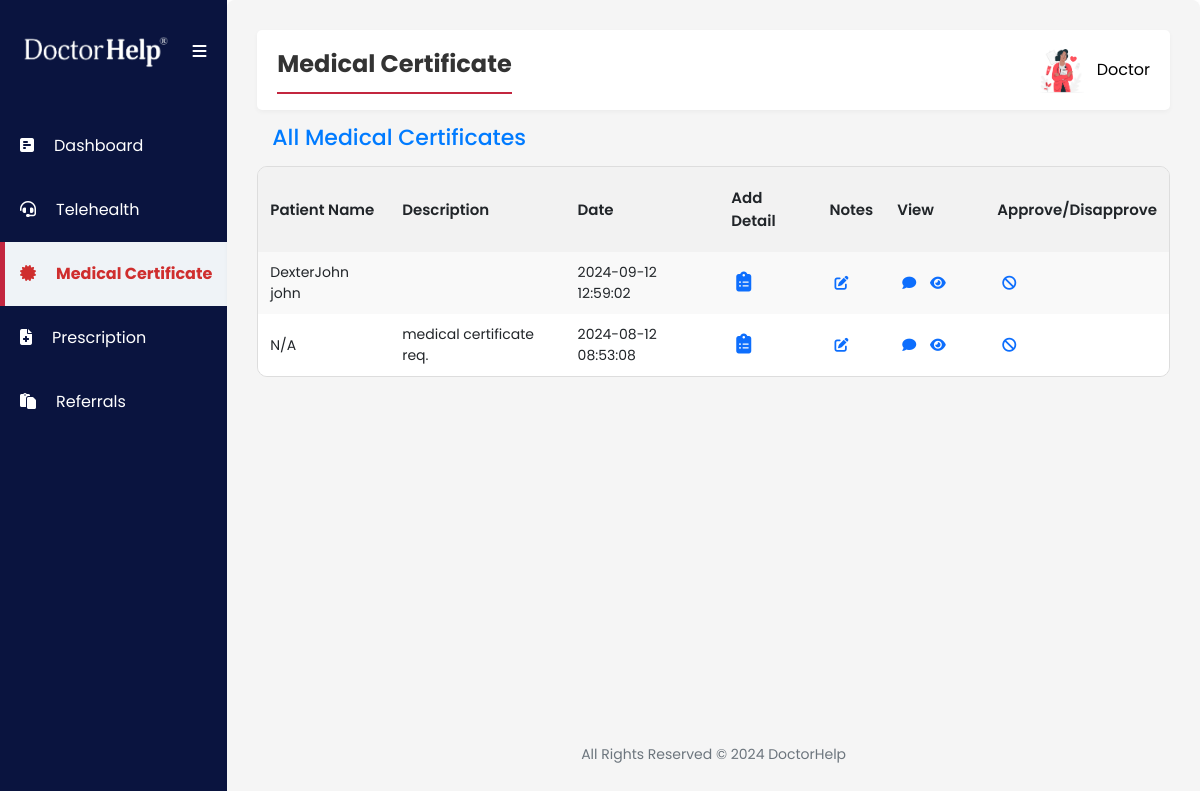
Page /doctor/medical_certificate.php (signed in) on the committed database.
### tables this page shows
CREATE TABLE `doctor` (
  `id` int(11) NOT NULL,
  `email` varchar(255) NOT NULL,
  `username` varchar(50) NOT NULL,
  `doctor_name` text NOT NULL,
  `password` varchar(50) NOT NULL,
  `hpassword` varchar(255) NOT NULL,
  `profile_picture` varchar(255) NOT NULL DEFAULT 'default.png',
  `signature` varchar(255) NOT NULL DEFAULT 'signature.png',
  `aphra` varchar(100) DEFAULT NULL
);

CREATE TABLE `medical_certificate` (
  `id` int(11) NOT NULL,
  `patient_id` int(11) DEFAULT NULL,
  `doctor_id` int(11) DEFAULT NULL,
  `description` text NOT NULL,
  `status` enum('pending','approved','assigned','disapproved') DEFAULT 'pending',
  `from_date` date NOT NULL,
  `to_date` date NOT NULL,
  `prescription` text DEFAULT NULL,
  `signature` varchar(255) NOT NULL,
  `request_date_time` timestamp NOT NULL DEFAULT current_timestamp(),
  `created_date` timestamp NOT NULL DEFAULT current_timestamp(),
  `payment` text DEFAULT NULL,
  `certificate_type` varchar(255) DEFAULT NULL,
  `reason` varchar(255) DEFAULT NULL,
  `illness_description` text DEFAULT NULL,
  `title` text NOT NULL,
  `name` text DEFAULT NULL,
  `gender` text NOT NULL,
  `email` text DEFAULT NULL,
  `phone` text DEFAULT NULL,
  `dob` text DEFAULT NULL,
  `address` text DEFAULT NULL,
  `card_number` int(11) DEFAULT NULL,
  `security_code` int(11) DEFAULT NULL,
  `expiration_date` text DEFAULT NULL,
  `country` text DEFAULT NULL,
  `document_path` varchar(255) NOT NULL,
  `created_date_2` date NOT NULL DEFAULT current_timestamp(),
  `notes` text NOT NULL,
  `disapproval_reason` text DEFAULT NULL
);

### doctor/medical_certificate.php (the view, shortened to what this page needs)
<?php
include '../include/config.php';
$username = $_SESSION['username'];
$query = "SELECT medical_certificate.id, patient.username as patient_name, medical_certificate.description, medical_certificate.name, medical_certificate.request_date_time, medical_certificate.status, medical_certificate.prescription, medical_certificate.email
          FROM medical_certificate
          LEFT JOIN patient ON medical_certificate.patient_id = patient.id
          WHERE medical_certificate.doctor_id = (SELECT id FROM doctor WHERE username = ?)
          ORDER BY medical_certificate.created_date DESC";
$stmt = $conn->prepare($query);
$stmt->bind_param("s", $username);
$stmt->execute();
$result = $stmt->get_result();
?>
<?php include("include/sidebar.php"); ?>
<div class="second-section">
    <section>
        <div class="navbar">
            <div class="page-title">
                <span>Medical Certificate</span>
            </div>
            <?php include("include/navbar.php"); ?>
        </div>
        <div class="table-responsive">
            <h2 class="page-header">All Medical Certificates</h2>
            <table>
                <thead>
                    <tr>
                        <th>Patient Name</th>
                        <th class="hide-on-small">Description</th>
                        <th class="hide-on-small">Date</th>
                        <th class="hide-on-small">Add Detail</th>
                        <th>Notes</th>
                        <th class="hide-on-small" style="width:100px;">View</th>
                        <th class="hide-on-small">Approve/Disapprove</th>
                    </tr>
                </thead>
                <tbody>
                    <?php
                    while ($row = $result->fetch_assoc()) {
                        $id = htmlspecialchars($row['id']);
                        $patient_name = htmlspecialchars($row['name']) ?: 'N/A';
                        $description = htmlspecialchars($row['description']);
                        $request_date_time = htmlspecialchars($row['request_date_time']);
                        $status = htmlspecialchars($row['status']);
                        $email = htmlspecialchars($row['email']);
                        echo "<tr>";
                        echo "<td>{$patient_name}</td>";
                        echo "<td class='hide-on-small'>{$description}</td>";
                        echo "<td class='hide-on-small'>{$request_date_time}</td>";
                        echo "<td class='hide-on-small'><a href='medical_description.php?id={$id}'><i class='fa-solid fa-clipboard-list add-detail'></i></a></td>";
                        echo "<td><a href='medical_certificate_notes.php?id={$id}'><i class='fa-solid fa-pen-to-square'></i></a></td> ";
                        echo "<td class='hide-on-small'><a href='chat.php?certificate_id={$id}&patient_name={$patient_name}&email={$email}'><i class='fa-solid fa-comment'></i></a> <a href='medical_certificate_view.php?id={$id}' ><i class='fa-solid fa-eye'></i></a></td>";
                        echo "<td class='hide-on-small'>";
                        if ($status == "assigned") {
                            echo " <a href='disapprove_certificate.php?id={$id}&status=approved&email={$email}&patient_name={$patient_name}'><i class='fa-solid fa-ban'></i></a> ";
                            echo "<a href='include/medical_certificate_status.php?id={$id}&status=approved&email={$email}&patient_name={$patient_name}'><i class='fa-regular fa-circle-check'></i></a>";
                        } else if ($status == "disapproved") {
                            echo " <a href='include/medical_certificate_status.php?id={$id}&status=approved&email={$email}&patient_name={$patient_name}'><i class='fa-regular fa-circle-check'></i></a>";
                        } else if ($status == "approved") {
                            echo " <a href='disapprove_certificate.php?id={$id}&patient_name={$patient_name}&email={$email}'><i class='fa-solid fa-ban'></i></a> ";
                        } else {
                            echo "-";
                        }
                        echo "</td>";
                        echo "</tr>";
                    }
                    ?>
                </tbody>
            </table>
        </div>
    </section>
    <?php include("include/footer.php"); ?>
</div>
</body>
</html>

### doctor/include/navbar.php (shortened to what this page needs)
<?php
include '../include/config.php';
$username = $_SESSION['username'];
$sql_query = "SELECT * FROM doctor WHERE username='$username'";
$query_result = $conn->query($sql_query);
if ($query_result->num_rows > 0) {
    $user = $query_result->fetch_assoc();
} else {
    echo "User not found.";
    exit();
}
?>
<div class="navbar-title">
    <span onclick="toggleDropdown()">
        <img src="assets/img/<?php
        echo $user['profile_picture'];
        ?>" alt="Profile Picture" class="navbar-img">
        <button class="navbar-profile"> <?php
        echo $username;
        ?> </button>
    </span>
</div>

### doctor/assets/styles.css (style rules this page uses)
:root { --skyblue-bg: #eff3f7; --white-color: #fff; --blue-text-icon: linear-gradient( 270deg, #c3263f 0%, #c3263f 25%, #9c2941 75% ); --sidebar-color: #0a143f; --hover-blue-text-icon: #c3263f; --sidebar-hover: #e0e3ff; --card-header: #e0e3ff; --body-color: #212529; --sidebar-font: #ffffff; --footer-text: #6c757d; --date-time: #0099fb; --date-time-bg: #ccebfe; --mehron: #cf2e2e; --shadow: 0 2px 5px rgba(0, 0, 0, 0.04); }
* { box-sizing: border-box; margin: 0; padding: 0; }
body { font-family: Poppins, Helvetica, sans-serif; overflow-x: hidden; }
.navbar { background-color: var(--white-color); color: var(--body-color); display: flex; justify-content: space-between; align-items: center; padding: 15px 20px; gap: 20px; width: -webkit-fill-available; box-shadow: var(--shadow); border-radius: 5px; }
.page-title { border-bottom: 2px solid var(--hover-blue-text-icon); justify-content: start; padding-bottom: 10px; }
.navbar-title { font-size: 1.5rem; }
.navbar-title span { display: flex; align-items: center; column-gap: 10px; font-size: 20px; cursor: pointer; }
.navbar-title span .navbar-profile { border: none; background-color: transparent; font-size: 16px; text-transform: capitalize; }
.add-detail { font-size: 20px; }
table { width: 100%; border-collapse: separate; border-spacing: 0; border: 1px solid #ddd; border-radius: 10px; overflow: hidden; text-align: left; }
tbody a { padding: 0 5px; }
th { font-size: 15px; font-weight: 600; padding: 20px 12px; }
td { font-size: 14px; padding: 10px 12px; }
thead { background-color: #f2f2f2; border-bottom: 1px solid #ddd; }
tbody tr { border-top: 1px solid #ddd; }
tbody tr:nth-child(odd) { background-color: #f9f9f9; }
tbody tr:nth-child(even) { background-color: #ffffff; }
.navbar-img { width: 50px; }
::placeholder { color: #777777; text-transform: capitalize; }
.second-section { padding: 30px; width: 100%; background-color: #f5f5f5; border-radius: 8px; box-shadow: var(--shadow); display: flex; flex-direction: column; justify-content: space-between; }
.page-title span { font-size: 24px; font-weight: bold; color: #333; }
h2.page-header { margin: 15px; font-size: 22px; color: #007bff; }

### rows in the picture
doctor: profile_picture (picture)
medical_certificate: name "DexterJohn john", request_date_time "2024-09-12 12:59:02"
medical_certificate: name "N/A", description "medical certificate req.", request_date_time "2024-08-12 08:53:08"

### other values in the picture
$username "Doctor"
